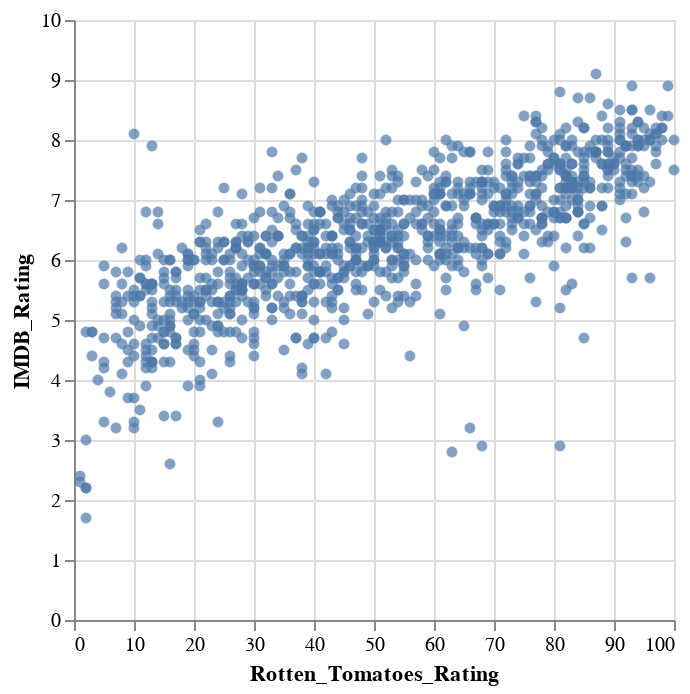

The notebook cell this image was saved under:
### Markdown cell above
### Dropdown and radio buttons

We could also add multiple widgets together,
by binding them to different fields in the selection.
Here we're adding a radio button for the MPAA rating to the plot above.

### Code cell
# The drop down requires an array of options, here we sort the genres alphabetically
genres = sorted(movies['Major_Genre'].unique())
dropdown_genre = alt.binding_select(name='Genre ', options=genres)

mpaa_rating = sorted(movies['MPAA_Rating'].unique())
dropdown_mpaa = alt.binding_radio(name='MPAA Rating ', options=mpaa_rating)

select_genre_and_mpaa = alt.selection_point(
    fields=['Major_Genre', 'MPAA_Rating'],
    bind={'Major_Genre': dropdown_genre, 'MPAA_Rating': dropdown_mpaa}
)

alt.Chart(movies).mark_circle().encode(
    x='Rotten_Tomatoes_Rating',
    y='IMDB_Rating',
    tooltip='Title',
    opacity=alt.condition(select_genre_and_mpaa, alt.value(0.7), alt.value(0.1))
).add_params(
    select_genre_and_mpaa
)

### Figure 1 — Vega specification as saved in the notebook (floating-point values rounded to 4 significant figures; data arrays with more than 128 entries replaced by an {"elided": "..."} marker saying what was removed)
{"$schema": "https://vega.github.io/schema/vega/v5.json", "data": [{"name": "param_4_store"}, {"name": "source_0", "values": {"elided": "978 records"}}, {"name": "source_0_x_domain_Rotten_Tomatoes_Rating", "values": [{"min": 1.0, "max": 100.0}]}, {"name": "source_0_y_domain_IMDB_Rating", "values": [{"min": 1.7, "max": 9.1}]}], "signals": [{"name": "unit", "value": {}, "on": [{"events": "pointermove", "update": "isTuple(group()) ? group() : unit"}]}, {"name": "param_4_MPAA_Rating", "value": null, "bind": {"input": "radio", "options": ["G", "Not Rated", "PG", "PG-13", "R"], "name": "MPAA Rating "}}, {"name": "param_4_Major_Genre", "value": null, "bind": {"input": "select", "options": ["Action", "Adventure", "Black Comedy", "Comedy", "Concert/Performance", "Documentary", "Drama", "Horror", "Musical", "Romantic Comedy", "Thriller/Suspense", "Western"], "name": "Genre "}}, {"name": "param_4", "update": "vlSelectionResolve(\"param_4_store\", \"union\", true, true)"}, {"name": "param_4_tuple", "update": "param_4_Major_Genre !== null && param_4_MPAA_Rating !== null ? {fields: param_4_tuple_fields, values: [param_4_Major_Genre, param_4_MPAA_Rating]} : null"}, {"name": "param_4_tuple_fields", "value": [{"type": "E", "field": "Major_Genre"}, {"type": "E", "field": "MPAA_Rating"}]}, {"name": "param_4_modify", "on": [{"events": {"signal": "param_4_tuple"}, "update": "modify(\"param_4_store\", param_4_tuple, true)"}]}], "marks": [{"type": "symbol", "name": "marks", "from": {"data": "source_0"}, "encode": {"update": {"tooltip": {"signal": "isValid(datum[\"Title\"]) ? datum[\"Title\"] : \"\"+datum[\"Title\"]"}, "x": {"field": "Rotten_Tomatoes_Rating", "scale": "x"}, "fill": {"value": "#4c78a8"}, "y": {"field": "IMDB_Rating", "scale": "y"}, "opacity": [{"value": 0.7, "test": "!length(data(\"param_4_store\")) || vlSelectionTest(\"param_4_store\", datum)"}, {"value": 0.1}], "shape": {"value": "circle"}}}, "interactive": true, "style": ["circle"]}], "scales": [{"name": "x", "type": "linear", "domain": [{"signal": "(data(\"source_0_x_domain_Rotten_Tomatoes_Rating\")[0] || {}).min"}, {"signal": "(data(\"source_0_x_domain_Rotten_Tomatoes_Rating\")[0] || {}).max"}], "range": [0, {"signal": "width"}], "nice": true, "zero": true}, {"name": "y", "type": "linear", "domain": [{"signal": "(data(\"source_0_y_domain_IMDB_Rating\")[0] || {}).min"}, {"signal": "(data(\"source_0_y_domain_IMDB_Rating\")[0] || {}).max"}], "range": [{"signal": "height"}, 0], "nice": true, "zero": true}], "axes": [{"scale": "x", "minExtent": 0, "ticks": false, "zindex": 0, "tickCount": {"signal": "ceil(width/40)"}, "domain": false, "grid": true, "aria": false, "labels": false, "gridScale": "y", "orient": "bottom", "maxExtent": 0}, {"scale": "y", "labels": false, "ticks": false, "gridScale": "x", "zindex": 0, "minExtent": 0, "tickCount": {"signal": "ceil(height/40)"}, "domain": false, "grid": true, "maxExtent": 0, "aria": false, "orient": "left"}, {"scale": "x", "labelFlush": true, "orient": "bottom", "title": "Rotten_Tomatoes_Rating", "labelOverlap": true, "tickCount": {"signal": "ceil(width/40)"}, "zindex": 0, "grid": false}, {"scale": "y", "zindex": 0, "grid": false, "orient": "left", "labelOverlap": true, "title": "IMDB_Rating", "tickCount": {"signal": "ceil(height/40)"}}], "width": 300, "style": "cell", "height": 300, "padding": 5, "background": "white"}
